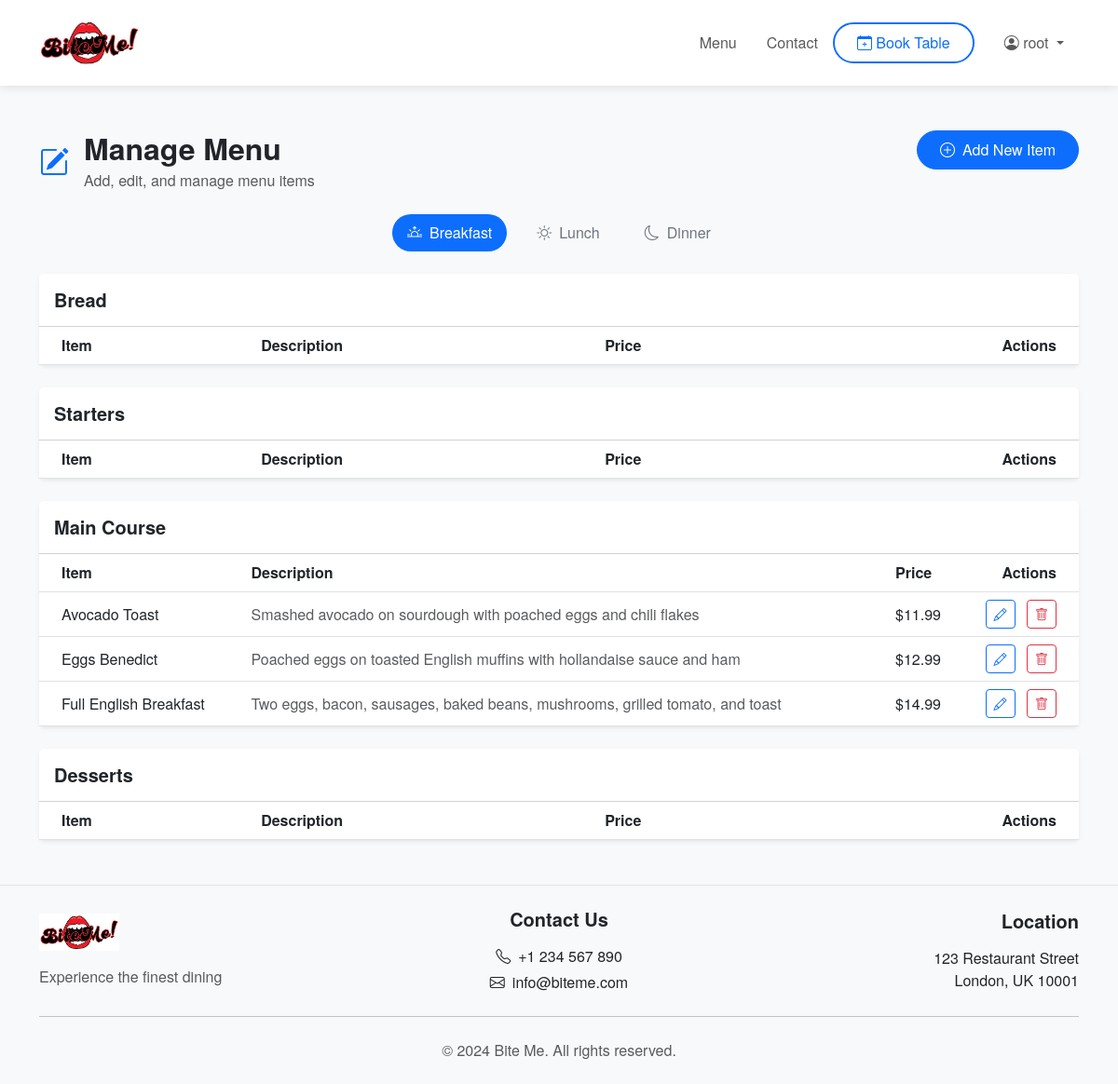
/menu/edit/ (signed in), run on an earlier commit of the app's database.
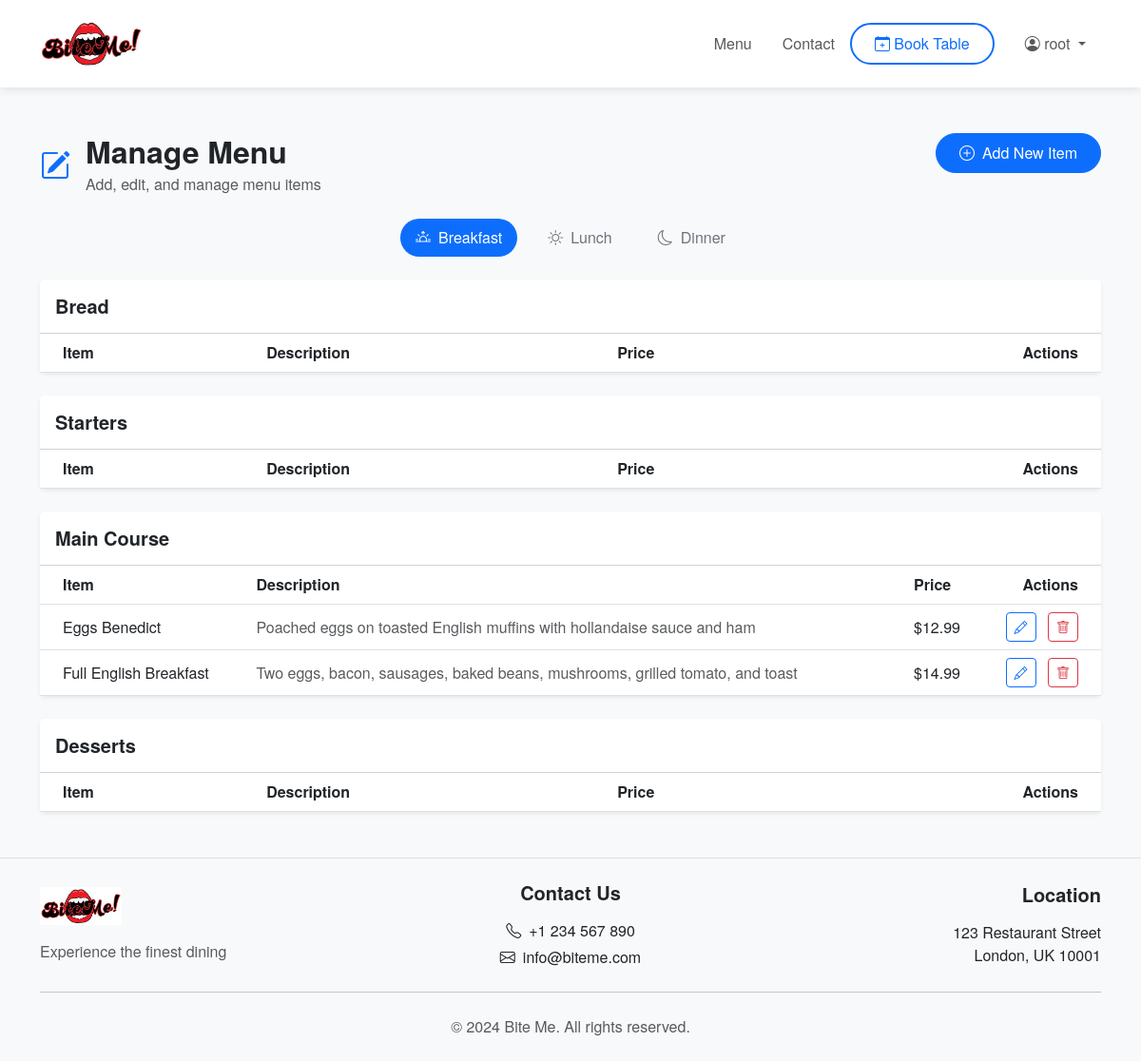
And on a later commit of the database.
### menu/models.py (models this page shows, shortened)
class Category(models.Model):
    name = models.CharField(max_length=100)
    class Meta:
        verbose_name_plural = 'Categories'
    def __str__(self):
        return self.name

class MenuItem(models.Model):
    MEAL_TYPES = [
        ('breakfast', 'Breakfast'),
        ('lunch', 'Lunch'),
        ('dinner', 'Dinner')
    ]
    name = models.CharField(max_length=100)
    description = models.TextField()
    price = models.DecimalField(max_digits=6, decimal_places=2)
    category = models.ForeignKey(Category, related_name='items', on_delete=models.CASCADE)
    image = models.ImageField(upload_to='menu_items/', null=True, blank=True)
    meal_type = models.CharField(max_length=10, choices=MEAL_TYPES, default='lunch')
    class Meta:
        ordering = ['category', 'name']

### menu/views.py (the view, shortened to what this page needs)
# urls.py: path('edit/', menu_edit_view, name='menu_edit'),
@user_passes_test(is_staff_user)
def menu_edit_view(request):
    categories = Category.objects.prefetch_related('items').all()
    form = MenuItemForm()
    context = {
        'categories': categories,
        'form': form,
    }
    return render(request, 'menu/menu_edit.html', context)

### menu/views.py (called while the page is built)
def is_staff_user(user):
    return user.is_staff or user.is_superuser

### menu/templates/menu/menu_edit.html (shortened to what the changed rows need)
{% extends 'booking/base.html' %}
{% load static %}
{% block content %}
<div class="container py-4">
    <div class="row mb-4">
        <div class="col-lg-8">
            <div class="d-flex align-items-center">
                <div>
                    <h2 class="mb-1">Manage Menu</h2>
                </div>
            </div>
        </div>
    </div>
    <div class="tab-content" id="menuTabContent">
        <div class="tab-pane fade show active" id="breakfast" role="tabpanel">
            {% for category in categories %}
                <div class="card border-0 shadow-sm mb-4">
                    <div class="card-header bg-white py-3">
                        <h5 class="mb-0">{{ category.name }}</h5>
                    </div>
                    <div class="card-body p-0">
                        <div class="table-responsive">
                            <table class="table table-hover align-middle mb-0">
                                <thead class="bg-light">
                                    <tr>
                                        <th class="ps-4">Item</th>
                                        <th>Description</th>
                                        <th>Price</th>
                                        <th class="text-end pe-4">Actions</th>
                                    </tr>
                                </thead>
                                <tbody>
                                    {% for item in category.items.all %}
                                        {% if item.meal_type == 'breakfast' %}
                                            <tr>
                                                <td class="ps-4">
                                                    <div class="d-flex align-items-center">
                                                        <span class="fw-medium">{{ item.name }}</span>
                                                    </div>
                                                </td>
                                                <td class="text-muted">{{ item.description|truncatechars:100 }}</td>
                                                <td>${{ item.price }}</td>
                                                <td class="text-end pe-4">
                                                    <button class="btn btn-sm btn-outline-primary me-2"
                                                            onclick="editItem('{{ item.id }}', '{{ item.name|escapejs }}', '{{ item.description|escapejs }}', '{{ item.price }}', '{{ item.category.id }}', '{{ item.meal_type }}')">
                                                        <i class="bi bi-pencil"></i>
                                                    </button>
                                                    <button class="btn btn-sm btn-outline-danger"
                                                            onclick="deleteItem('{{ item.id }}', '{{ item.name|escapejs }}')">
                                                        <i class="bi bi-trash"></i>
                                                    </button>
                                                </td>
                                            </tr>
                                        {% endif %}
                                    {% endfor %}
                                </tbody>
                            </table>
                        </div>
                    </div>
                </div>
            {% endfor %}
        </div>
    </div>
</div>
{% endblock %}

What changed in the data, as far as the page shows it:
removed MenuItem: name "Avocado Toast", description "Smashed avocado on sourdough with poached eggs and chili flakes", price "11.99", shown under Category "Main Course"
